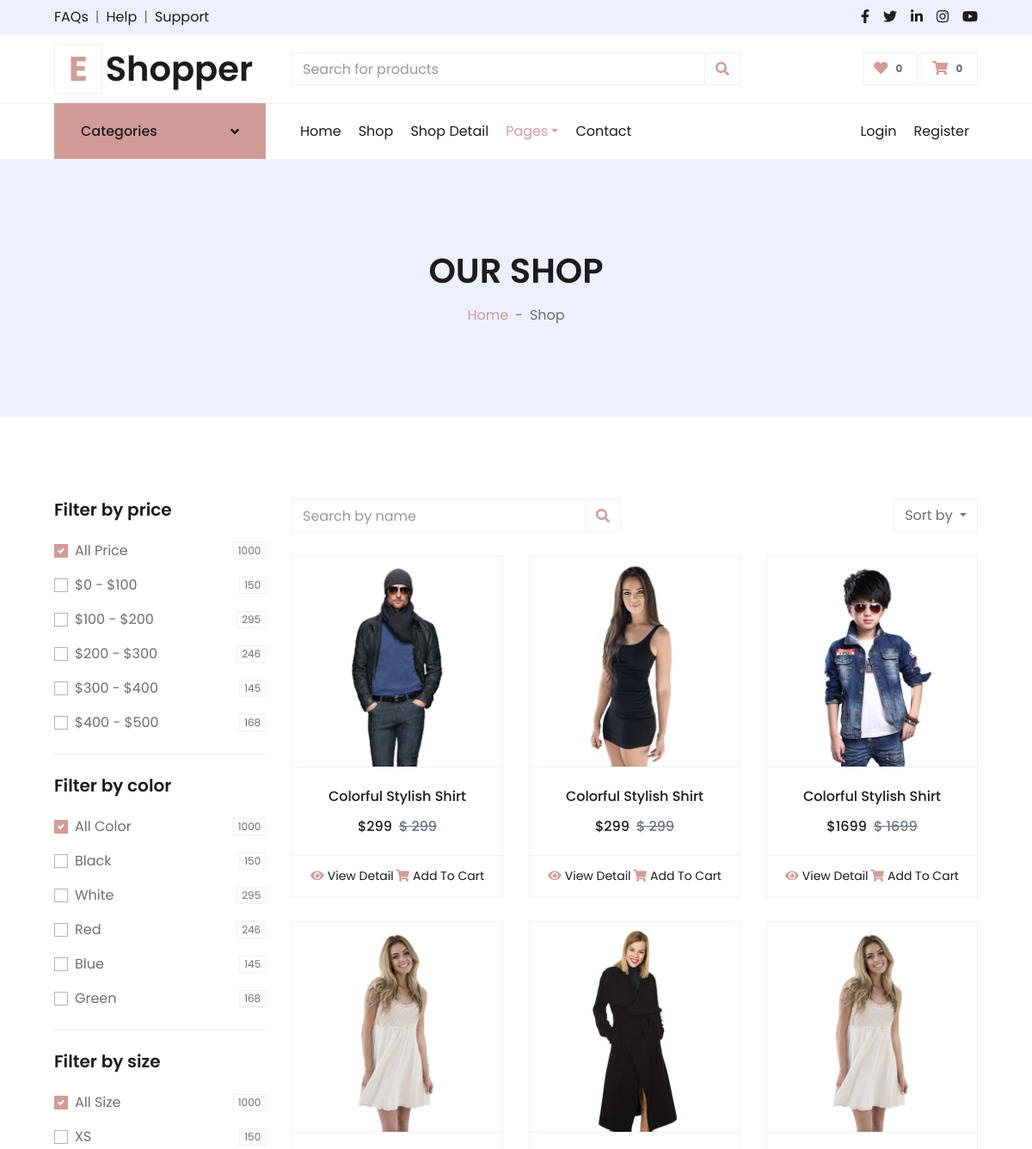
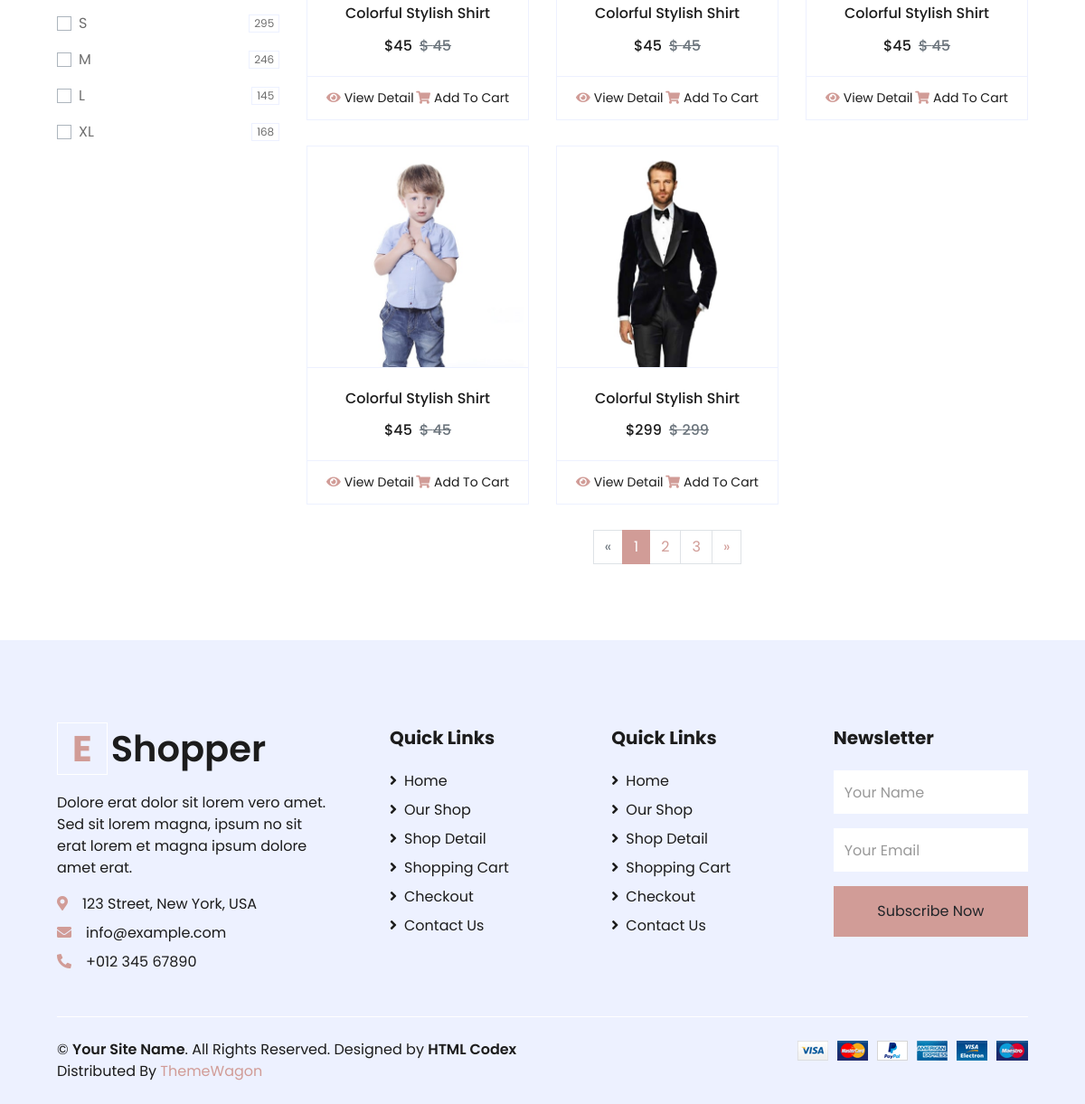
Page /shop on the committed database (2 pictures, top to bottom).
### app/models.py (models this page shows)
class Product(models.Model):
    date = models.DateField()
    popularity = models.IntegerField()
    rating = models.IntegerField()
    name = models.CharField(max_length=50)
    price = models.IntegerField()
    img_name = models.CharField(max_length=100)

### app/views.py (the view)
# urls.py: path('shop',views.shop,name='shop'),
def shop(r):
    try:
        order = r.GET.get('order')
        order_by = r.GET.get("order_by")
        if order_by is None:order_by="year"
        if order is None:order='date'
        if order=="date":
            increasing=True
            products = Product.objects.annotate(year_field=Extract("date",order_by))
            lst_ = []
            for i in products:
                lst_.append({"product":i,"order_by_value":i.year_field})
            lst_ =sorted(lst_,key=lambda d:d["order_by_value"],reverse=increasing)
            i=0
            lst__=[]
            while i<len(products):lst__.append(lst_[i]["product"]);i+=1
            products=lst__
        elif order=="popularity":
            products = Product.objects.order_by("popularity")
            if order_by=="descending":
                products=products.reverse()
        else:
            products=Product.objects.order_by("rating")
            if order_by=="descending":
                products=products.reverse()
        return render(r,'shop.html',{
            "products":products
        })
    except Exception as e:
        return render(r,"shop.html",{
            "products":Product.objects.all()
        })

### app/templates/shop.html (shortened to what this page needs)
{% extends "layout.html" %}
{% load static %}
{% block content %}
    <div class="container-fluid bg-secondary mb-5">
        <div class="d-flex flex-column align-items-center justify-content-center" style="min-height: 300px">
            <h1 class="font-weight-semi-bold text-uppercase mb-3">Our Shop</h1>
            <div class="d-inline-flex">
                <p class="m-0"><a href="{% url "index" %}">Home</a></p>
                <p class="m-0 px-2">-</p>
                <p class="m-0">Shop</p>
            </div>
        </div>
    </div>
    <div class="container-fluid pt-5">
        <div class="row px-xl-5">
            <div class="col-lg-3 col-md-12">
                <div class="border-bottom mb-4 pb-4">
                    <h5 class="font-weight-semi-bold mb-4">Filter by price</h5>
                    <form>
                        <div class="custom-control custom-checkbox d-flex align-items-center justify-content-between mb-3">
                            <label class="custom-control-label" for="price-all">All Price</label>
                            <span class="badge border font-weight-normal">1000</span>
                        </div>
                        <div class="custom-control custom-checkbox d-flex align-items-center justify-content-between mb-3">
                            <label class="custom-control-label" for="price-1">$0 - $100</label>
                            <span class="badge border font-weight-normal">150</span>
                        </div>
                        <div class="custom-control custom-checkbox d-flex align-items-center justify-content-between mb-3">
                            <label class="custom-control-label" for="price-2">$100 - $200</label>
                            <span class="badge border font-weight-normal">295</span>
                        </div>
                        <div class="custom-control custom-checkbox d-flex align-items-center justify-content-between mb-3">
                            <label class="custom-control-label" for="price-3">$200 - $300</label>
                            <span class="badge border font-weight-normal">246</span>
                        </div>
                        <div class="custom-control custom-checkbox d-flex align-items-center justify-content-between mb-3">
                            <label class="custom-control-label" for="price-4">$300 - $400</label>
                            <span class="badge border font-weight-normal">145</span>
                        </div>
                        <div class="custom-control custom-checkbox d-flex align-items-center justify-content-between">
                            <label class="custom-control-label" for="price-5">$400 - $500</label>
                            <span class="badge border font-weight-normal">168</span>
                        </div>
                    </form>
                </div>
                <div class="border-bottom mb-4 pb-4">
                    <h5 class="font-weight-semi-bold mb-4">Filter by color</h5>
                    <form>
                        <div class="custom-control custom-checkbox d-flex align-items-center justify-content-between mb-3">
                            <label class="custom-control-label" for="price-all">All Color</label>
                            <span class="badge border font-weight-normal">1000</span>
                        </div>
                        <div class="custom-control custom-checkbox d-flex align-items-center justify-content-between mb-3">
                            <label class="custom-control-label" for="color-1">Black</label>
                            <span class="badge border font-weight-normal">150</span>
                        </div>
                        <div class="custom-control custom-checkbox d-flex align-items-center justify-content-between mb-3">
                            <label class="custom-control-label" for="color-2">White</label>
                            <span class="badge border font-weight-normal">295</span>
                        </div>
                        <div class="custom-control custom-checkbox d-flex align-items-center justify-content-between mb-3">
                            <label class="custom-control-label" for="color-3">Red</label>
                            <span class="badge border font-weight-normal">246</span>
                        </div>
                        <div class="custom-control custom-checkbox d-flex align-items-center justify-content-between mb-3">
                            <label class="custom-control-label" for="color-4">Blue</label>
                            <span class="badge border font-weight-normal">145</span>
                        </div>
                        <div class="custom-control custom-checkbox d-flex align-items-center justify-content-between">
                            <label class="custom-control-label" for="color-5">Green</label>
                            <span class="badge border font-weight-normal">168</span>
                        </div>
                    </form>
                </div>
                <div class="mb-5">
                    <h5 class="font-weight-semi-bold mb-4">Filter by size</h5>
                    <form>
                        <div class="custom-control custom-checkbox d-flex align-items-center justify-content-between mb-3">
                            <label class="custom-control-label" for="size-all">All Size</label>
                            <span class="badge border font-weight-normal">1000</span>
                        </div>
                        <div class="custom-control custom-checkbox d-flex align-items-center justify-content-between mb-3">
                            <label class="custom-control-label" for="size-1">XS</label>
                            <span class="badge border font-weight-normal">150</span>
                        </div>
                        <div class="custom-control custom-checkbox d-flex align-items-center justify-content-between mb-3">
                            <label class="custom-control-label" for="size-2">S</label>
                            <span class="badge border font-weight-normal">295</span>
                        </div>
                        <div class="custom-control custom-checkbox d-flex align-items-center justify-content-between mb-3">
                            <label class="custom-control-label" for="size-3">M</label>
                            <span class="badge border font-weight-normal">246</span>
                        </div>
                        <div class="custom-control custom-checkbox d-flex align-items-center justify-content-between mb-3">
                            <label class="custom-control-label" for="size-4">L</label>
                            <span class="badge border font-weight-normal">145</span>
                        </div>
                        <div class="custom-control custom-checkbox d-flex align-items-center justify-content-between">
                            <label class="custom-control-label" for="size-5">XL</label>
                            <span class="badge border font-weight-normal">168</span>
                        </div>
                    </form>
                </div>
            </div>
            <div class="col-lg-9 col-md-12">
                <div class="row pb-3">
                    <div class="col-12 pb-1">
                        <div class="d-flex align-items-center justify-content-between mb-4">
                            <form action="">
                                <div class="input-group">
                                    <input type="text" class="form-control" placeholder="Search by name">
                                    <div class="input-group-append">
                                        <span class="input-group-text bg-transparent text-primary">
                                            <i class="fa fa-search"></i>
                                        </span>
                                    </div>
                                </div>
                            </form>
                            <div class="dropdown ml-4">
                                <button class="btn border dropdown-toggle" type="button" id="triggerId" data-toggle="dropdown" aria-haspopup="true"
                                        aria-expanded="false">
                                            Sort by
                                        </button>
                            </div>
                        </div>
                    </div>
                    {% for product in products %}
                        <div class="col-lg-4 col-md-6 col-sm-12 pb-1">
                            <div class="card product-item border-0 mb-4">
                                <div class="card-header product-img position-relative overflow-hidden bg-transparent border p-0">
                                    <img class="img-fluid w-100" src="{% static "img/"|add:product.img_name %}" alt="">
                                </div>
                                <div class="card-body border-left border-right text-center p-0 pt-4 pb-3">
                                    <h6 class="text-truncate mb-3"> {{product.name}} </h6>
                                    <div class="d-flex justify-content-center">
                                        <h6>${{product.price}} </h6><h6 class="text-muted ml-2"><del>$ {{product.price}} </del></h6>
                                    </div>
                                </div>
                                <div class="card-footer d-flex justify-content-between bg-light border">
                                    <a href="" class="btn btn-sm text-dark p-0"><i class="fas fa-eye text-primary mr-1"></i>View Detail</a>
                                    <a href="" class="btn btn-sm text-dark p-0"><i class="fas fa-shopping-cart text-primary mr-1"></i>Add To Cart</a>
                                </div>
                            </div>
                        </div>
                    {% endfor %}
                    <div class="col-12 pb-1">
                        <nav aria-label="Page navigation">
                          <ul class="pagination justify-content-center mb-3">
                            <li class="page-item disabled">
                              <a class="page-link" href="#" aria-label="Previous">
                                <span aria-hidden="true">&laquo;</span>
                              </a>
                            </li>
                            <li class="page-item active"><a class="page-link" href="#">1</a></li>
                            <li class="page-item"><a class="page-link" href="#">2</a></li>
                            <li class="page-item"><a class="page-link" href="#">3</a></li>
                            <li class="page-item">
                              <a class="page-link" href="#" aria-label="Next">
                                <span aria-hidden="true">&raquo;</span>
                              </a>
                            </li>
                          </ul>
                        </nav>
                    </div>
                </div>
            </div>
        </div>
    </div>
{% endblock content %}

### rows in the picture
Product: img_name (picture), name "Colorful Stylish Shirt", price "299"
Product: img_name (picture), name "Colorful Stylish Shirt", price "299"
Product: img_name (picture), name "Colorful Stylish Shirt", price "1699"
Product: img_name (picture), name "Colorful Stylish Shirt", price "45"
Product: img_name (picture), name "Colorful Stylish Shirt", price "45"
Product: img_name (picture), name "Colorful Stylish Shirt", price "45"
Product: img_name (picture), name "Colorful Stylish Shirt", price "45"
Product: img_name (picture), name "Colorful Stylish Shirt", price "299"
